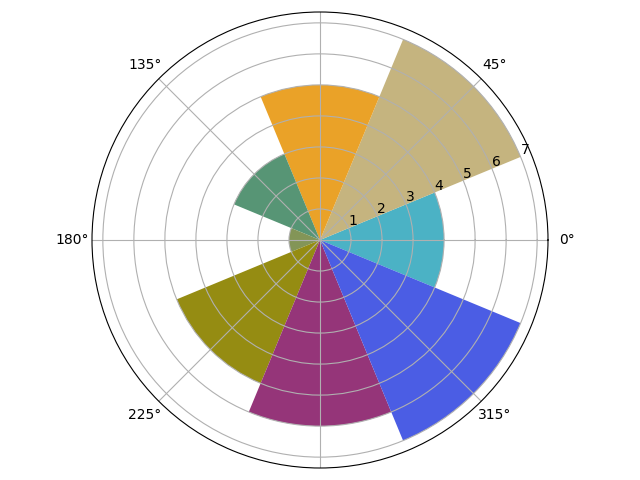

Write the Python code that produced this figure.
import numpy as np
import matplotlib.pyplot as plt
N = 8
theta = np.arange(0.,2 * np.pi, 2 * np.pi / N)
radius = np. array([4,7,5,3,1,5,6,7])
plt.axes([0.025, 0.025, 0.95, 0.95], polar=True)
colors = np.array(['#4bb2c5', '#c5b47f', '#EAA228', '#579575', '#839557',
'#958c12', '#953579', '#4b5de4'])
bars = plt.bar(theta, radius, width=(2*np.pi/N), bottom=0.0, color=colors)
plt.show()
